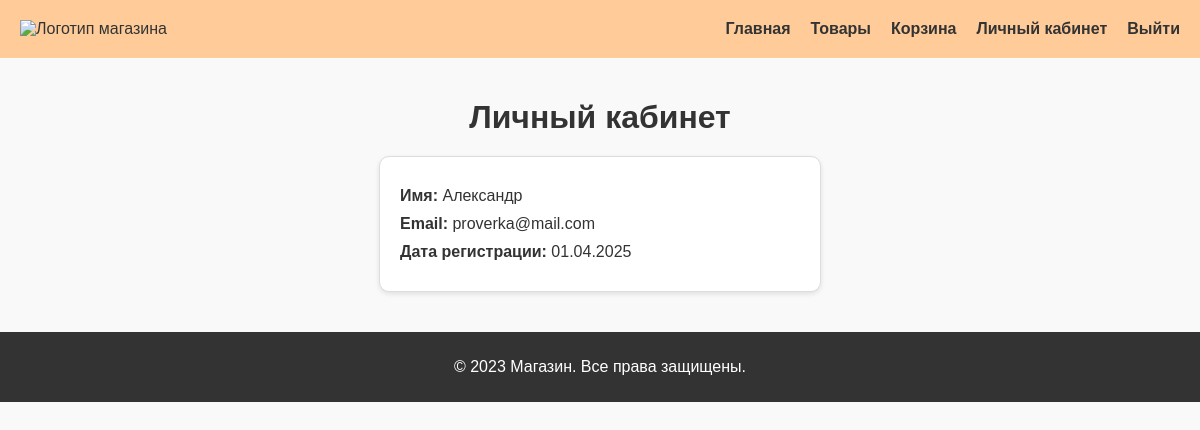
Page /pr/php/account.php (signed in) on the committed database.
### tables this page shows
CREATE TABLE `users` (
  `id` int NOT NULL,
  `name` varchar(100) NOT NULL,
  `email` varchar(100) NOT NULL,
  `password` varchar(255) NOT NULL,
  `created_at` timestamp NULL DEFAULT CURRENT_TIMESTAMP
);

### pr/php/account.php (the view, shortened to what this page needs)
<?php
require '../db.php';
if (isset($_SESSION['user_id'])) {
    $user_id = $_SESSION['user_id'];
    $result = $pdo->query("SELECT * FROM users WHERE id = $user_id");
    $user = $result->fetch_assoc();
}
?>
<!DOCTYPE html>
<html lang="ru">
<head>
    <link rel="stylesheet" href="../css/stylesacc.css">
</head>
<body>
    <header>
        <div class="logo">
            <img src="../images/logo.png" alt="Логотип магазина">
        </div>
        <nav>
            <ul>
                <li><a href="../index.html">Главная</a></li>
                <li><a href="../php/products.php">Товары</a></li>
                <li><a href="../html/set_of_products.html">Корзина</a></li>
                <li><a href="account.php" id="account-link">Личный кабинет</a></li>
                <?php if (isset($_SESSION['user_id'])): ?>
                    <li><a href="account.php?logout=1" id="logout-link">Выйти</a></li>
                <?php else: ?>
                    <li><a href="login.php" id="login-link">Войти</a></li>
                <?php endif; ?>
            </ul>
        </nav>
    </header>
    <main>
        <h1>Личный кабинет</h1>
        <div class="account-info">
            <p><strong>Имя:</strong>
                <span id="user-name">
                    <?= htmlspecialchars(isset($user) ? $user['name'] : $_SESSION['user_name']) ?>
                </span>
            </p>
            <?php if (isset($user)): ?>
                <p><strong>Email:</strong>
                    <span id="user-email"><?= htmlspecialchars($user['email']) ?></span>
                </p>
                <p><strong>Дата регистрации:</strong>
                    <span id="user-reg-date"><?= date('d.m.Y', strtotime($user['created_at'])) ?></span>
                </p>
            <?php endif; ?>
        </div>
    </main>
    <footer>
        <p>&copy; 2023 Магазин. Все права защищены.</p>
    </footer>
</body>
</html>

### pr/css/stylesacc.css (style rules this page uses)
body { font-family: Arial, sans-serif; margin: 0; padding: 0; background-color: #f9f9f9; color: #333; }
header { background-color: #ffcc99; padding: 20px; display: flex; justify-content: space-between; align-items: center; }
header .logo img { height: 50px; }
nav ul { list-style: none; margin: 0; padding: 0; display: flex; gap: 20px; }
nav ul li a { text-decoration: none; color: #333; font-weight: bold; }
main { padding: 20px; }
h1 { text-align: center; margin-bottom: 20px; }
.account-info { background-color: #fff; border: 1px solid #ddd; border-radius: 10px; padding: 20px; max-width: 400px; margin: 0 auto; box-shadow: 0 2px 5px rgba(0, 0, 0, 0.1); }
.account-info p { font-size: 16px; margin: 10px 0; }
footer { background-color: #333; color: #fff; text-align: center; padding: 10px; margin-top: 20px; }

### rows in the picture
users: name "Александр", email "proverka@mail.com", created_at "01.04.2025"
